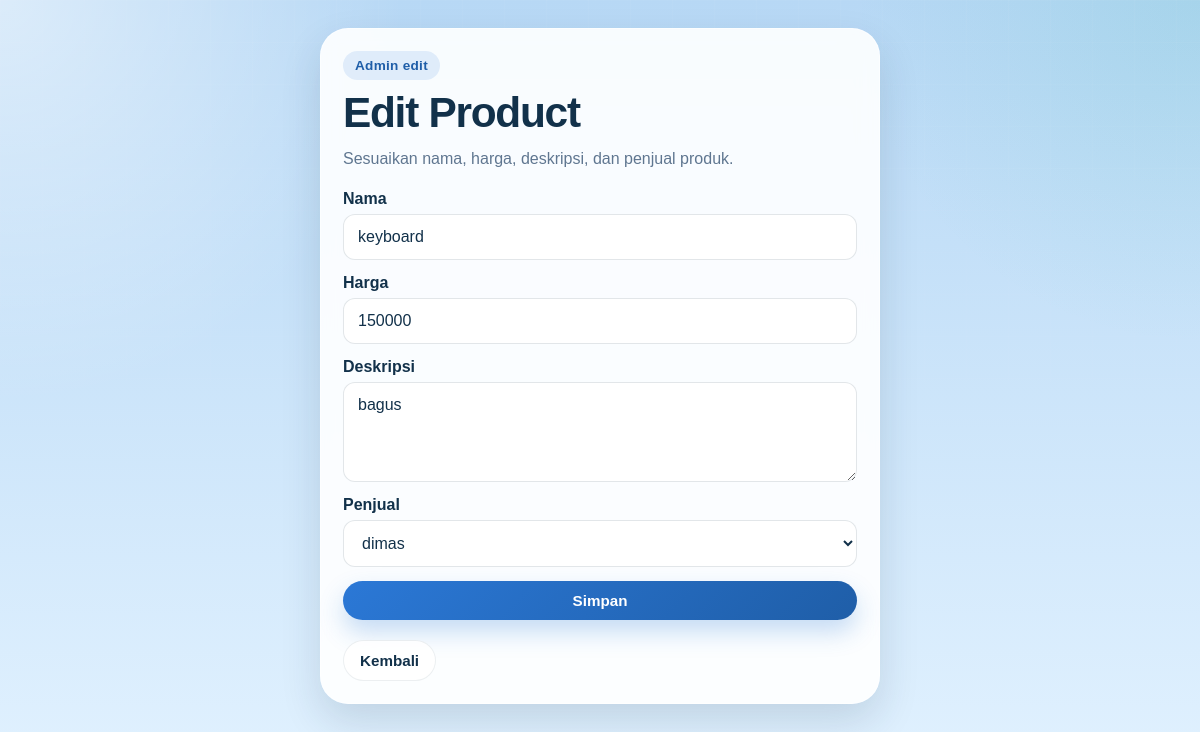
/admin/product/1/edit (signed in), run on the app's committed database.
### tables this page shows
CREATE TABLE products (
    id INTEGER PRIMARY KEY AUTOINCREMENT,
    nama TEXT NOT NULL,
    harga INTEGER NOT NULL,
    deskripsi TEXT,
    penjual TEXT NOT NULL
    );

CREATE TABLE users (
    id INTEGER PRIMARY KEY AUTOINCREMENT,
    username TEXT UNIQUE NOT NULL,
    password TEXT NOT NULL,
    role TEXT NOT NULL, saldo INTEGER DEFAULT 1000000);

### app.py (the view, shortened to what this page needs)
@app.route("/admin/product/<int:id>/edit", methods=["GET", "POST"])
def admin_edit_product(id):
    if not is_admin():
        if "username" not in session:
            return redirect("/login")
        return redirect("/dashboard")
    conn = sqlite3.connect("marketplace.db")
    cursor = conn.cursor()
    cursor.execute("SELECT id, nama, harga, deskripsi, penjual FROM products WHERE id = ?", (id,))
    product = cursor.fetchone()
    cursor.execute("SELECT username FROM users")
    users = cursor.fetchall()
    if product is None:
        conn.close()
        return redirect("/admin")
    conn.close()
    return render_template("edit_product.html", product=product, users=users)

### app.py (called while the page is built)
def is_admin():
    return session.get("username") is not None and session.get("role") == "admin"

### templates/edit_product.html (shortened to what this page needs)
<!DOCTYPE html>
<html lang="en">
<head>
    <link rel="stylesheet" href="{{ url_for('static', filename='css/style.css') }}">
</head>
<body>
    <main class="page-shell">
        <section class="hero-card form-card">
            <div class="hero-top">
                <span class="eyebrow">Admin edit</span>
                <h1 class="hero-title">Edit Product</h1>
                <p class="hero-copy">Sesuaikan nama, harga, deskripsi, dan penjual produk.</p>
            </div>
            <form class="form-grid" method="POST">
                <div class="field">
                    <label>Nama</label>
                    <input type="text" name="nama" value="{{ product[1] }}">
                </div>
                <div class="field">
                    <label>Harga</label>
                    <input type="number" name="harga" value="{{ product[2] }}">
                </div>
                <div class="field">
                    <label>Deskripsi</label>
                    <textarea name="deskripsi" rows="4">{{ product[3] }}</textarea>
                </div>
                <div class="field">
                    <label>Penjual</label>
                    <select name="penjual">
                        {% for user in users %}
                        <option value="{{ user[0] }}" {% if user[0] == product[4] %}selected{% endif %}>{{ user[0] }}</option>
                        {% endfor %}
                    </select>
                </div>
                <button class="btn btn-primary" type="submit">Simpan</button>
            </form>
            <div class="toolbar">
                <a class="btn btn-ghost" href="/admin">Kembali</a>
            </div>
        </section>
    </main>
</body>
</html>

### static/css/style.css (style rules this page uses)
:root { --bg: #b7d8f5; --bg-2: #e2f2ff; --surface: rgba(255, 255, 255, 0.9); --surface-solid: #ffffff; --text: #12314a; --muted: #5f7690; --primary: #2b78d6; --primary-dark: #1f5ea8; --accent: #2db7a3; --danger: #db4c4c; --success: #249c62; --shadow: 0 18px 40px rgba(18, 49, 74, 0.14); --shadow-soft: 0 10px 24px rgba(18, 49, 74, 0.09); --radius-xl: 28px; --radius-lg: 20px; --radius-md: 14px; --radius-sm: 12px; }
* { box-sizing: border-box; }
html { scroll-behavior: smooth; }
body { margin: 0; min-height: 100vh; color: var(--text); font-family: Arial, sans-serif; background: radial-gradient(circle at top left, rgba(255, 255, 255, 0.5), transparent 28%), radial-gradient(circle at top right, rgba(45, 183, 163, 0.12), transparent 24%), linear-gradient(180deg, var(--bg) 0%, var(--bg-2) 100%); }
body::before { content: ""; position: fixed; inset: 0; background-image: linear-gradient(rgba(255, 255, 255, 0.12) 1px, transparent 1px), linear-gradient(90deg, rgba(255, 255, 255, 0.12) 1px, transparent 1px); background-size: 42px 42px; mask-image: linear-gradient(180deg, rgba(0, 0, 0, 0.32), transparent 88%); pointer-events: none; }
a { color: var(--primary-dark); text-decoration: none; font-weight: 700; }
.page-shell { width: min(1120px, calc(100% - 24px)); margin: 0 auto; padding: 18px 0 36px; position: relative; z-index: 1; }
.hero-card { background: var(--surface); border: 1px solid rgba(255, 255, 255, 0.55); box-shadow: var(--shadow); border-radius: var(--radius-xl); padding: 22px; backdrop-filter: blur(10px); }
.hero-top { display: grid; gap: 10px; margin-bottom: 18px; }
.eyebrow { display: inline-flex; align-items: center; gap: 8px; width: fit-content; padding: 7px 12px; border-radius: 999px; background: rgba(43, 120, 214, 0.12); color: var(--primary-dark); font-size: 0.85rem; font-weight: 700; letter-spacing: 0.02em; }
.hero-title { margin: 0; font-size: clamp(1.7rem, 4vw, 2.65rem); line-height: 1.08; letter-spacing: -0.03em; }
.hero-copy { margin: 0; max-width: 62ch; color: var(--muted); line-height: 1.65; }
.actions, .toolbar { display: flex; flex-wrap: wrap; gap: 12px; }
.toolbar { margin-top: 20px; }
.btn { display: inline-flex; align-items: center; justify-content: center; gap: 8px; border: 0; border-radius: 999px; padding: 11px 16px; font-size: 0.95rem; font-weight: 800; cursor: pointer; transition: transform 0.16s ease, box-shadow 0.16s ease, background-color 0.16s ease, opacity 0.16s ease; text-decoration: none; white-space: nowrap; }
.btn-primary { background: linear-gradient(135deg, var(--primary) 0%, var(--primary-dark) 100%); color: #fff; box-shadow: 0 12px 24px rgba(43, 120, 214, 0.26); }
.btn-ghost { background: rgba(255, 255, 255, 0.8); color: var(--text); border: 1px solid rgba(18, 49, 74, 0.08); }
.form-card { max-width: 560px; margin: 0 auto; }
.form-grid { display: grid; gap: 14px; }
.field { display: grid; gap: 6px; }
label { font-weight: 700; color: var(--text); }
input, select, textarea { width: 100%; border: 1px solid rgba(18, 49, 74, 0.12); border-radius: var(--radius-sm); padding: 13px 14px; font: inherit; background: rgba(255, 255, 255, 0.96); color: var(--text); }
@media (min-width: 1024px) { .page-shell { padding: 28px 0 48px; } }

### data on the page
products: nama "keyboard", harga "150000", deskripsi "bagus", penjual "dimas"
